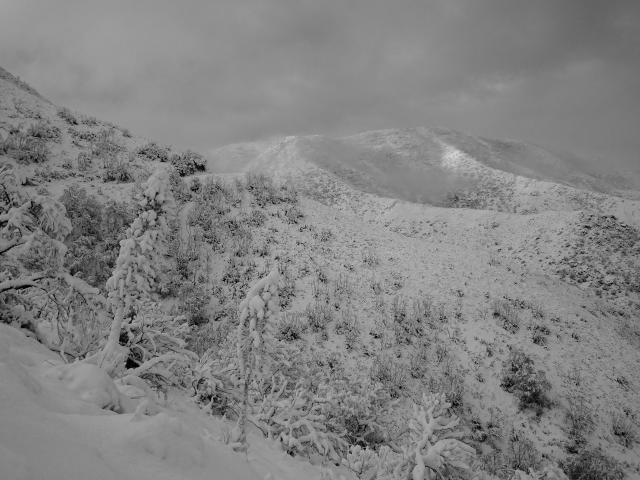
#> input picture images/snow_gray8.tif, 640 x 480 px
$ python pil_test.py
#> lines starting #> are read from the running program, lines starting #| are printed output that depends on the picture
import matplotlib.pyplot as plt
from PIL import Image

im = Image.open("images/snow_gray8.tif")
#> im is the input picture: PIL image 640x480 L; min 3, max 210, mean 129.6
print("Format:\t\t" + im.format)
#| Format:		TIFF
print("Size:\t\t" + str(im.size))
#| Size:		(640, 480)
print("Mode:\t\t" + im.mode)
#| Mode:		L

# Get pixel value at coord 0,0
pxdata = im.load()
print("Pixel at (0,0):\t" + str(pxdata[0,0]))
#| Pixel at (0,0):	159

# Get image extrema
extrema = im.getextrema()
#> extrema = (3, 210)
print("Extrema:\t" + str(extrema))
#| Extrema:	(3, 210)

# Get histogram
histogram = im.histogram()
#> histogram = 256 values, max 8875 at index 139, min 0 at index 0, mean 1200
print("Histogram:")
print(histogram)
#> (printed output is left out)

# Show visual histogram
# Could have used the 'histogram' variable and displayed a bar chart, though.
flattened_pxdata = im.getdata()
plt.hist(flattened_pxdata, 256)
plt.show()
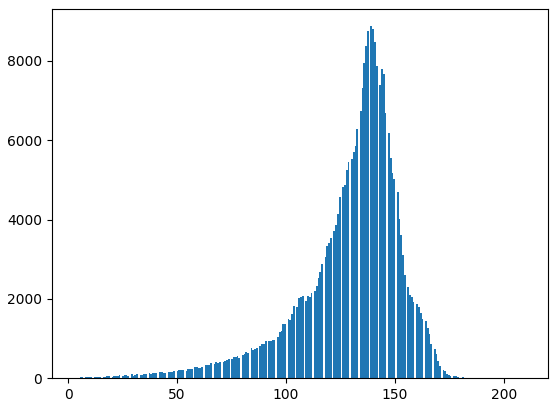
#> figure drawn by matplotlib, 1 panel; tallest bar 8875 high, from x = 138.8 to 139.7
